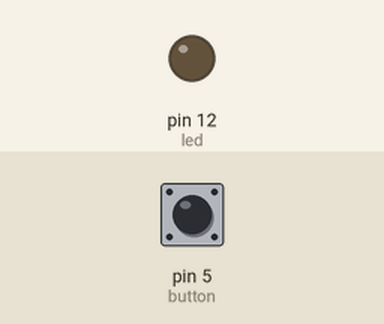
Recording of a sketch running on a simulated Arduino Uno, built with avr-gcc and run on an emulated ATmega328P. On the bench: output pins drawn as LEDs (lit = HIGH). The test bench sets the inputs (shaded band); at power-on: pin 5 (button) LOW. What the sketch prints to the serial monitor is not drawn.

Above: at 1.2 s.
1.3 s: pin 5 (button) pulled HIGH for 0.15 s
At 1.38 s:
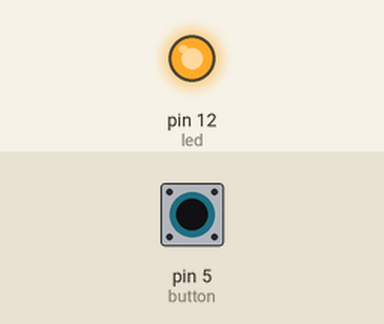
2.9 s: pin 5 (button) pulled HIGH for 3.2 s
At 7.3 s:
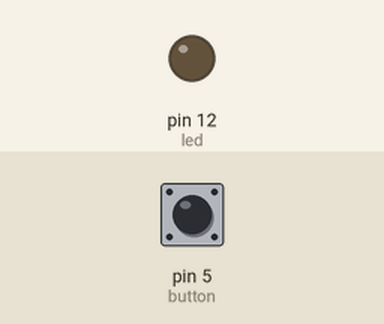
Timing chart, 0 to 8.8 s (numbered marks = the images above; inputs shaded):
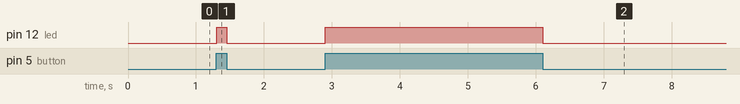

Measured:
- after the input at 1.3 s, pin 12 (led): LOW → HIGH at once, → LOW 0.15 s later
- after the input at 2.9 s, pin 12 (led): LOW → HIGH at once, → LOW 3.2 s later

The sketch:

Control_led_by_button.ino
```cpp
int led =12;
int button =5;
int button_state;
int led_state;
void setup() {
  pinMode(led, OUTPUT);
  pinMode(button, INPUT);
  Serial.begin(9600);

}

void loop() {
 button_state =digitalRead(button); // chưa nhấn thì bằng 0
 led_state = digitalRead(led);
if(button_state==1)
{
  Serial.println(led_state);
  digitalWrite(led,HIGH);
}
else
{
  Serial.println(led_state);
  digitalWrite(led,LOW);
}


}
```
